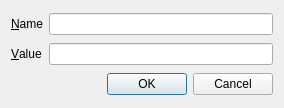
<?xml version="1.0" encoding="UTF-8"?>
<ui version="4.0">
 <class>DialogVar</class>
 <widget class="QDialog" name="DialogVar">
  <property name="geometry">
   <rect>
    <x>0</x>
    <y>0</y>
    <width>284</width>
    <height>108</height>
   </rect>
  </property>
  <property name="windowTitle">
   <string>Variable</string>
  </property>
  <layout class="QGridLayout" name="gridLayout">
   <item row="0" column="0">
    <widget class="QLabel" name="lName">
     <property name="text">
      <string>&amp;Name</string>
     </property>
     <property name="buddy">
      <cstring>leName</cstring>
     </property>
    </widget>
   </item>
   <item row="0" column="1">
    <widget class="QLineEdit" name="leName"/>
   </item>
   <item row="1" column="0">
    <widget class="QLabel" name="lValue">
     <property name="text">
      <string>&amp;Value</string>
     </property>
     <property name="buddy">
      <cstring>leValue</cstring>
     </property>
    </widget>
   </item>
   <item row="1" column="1">
    <widget class="QLineEdit" name="leValue"/>
   </item>
   <item row="2" column="0" colspan="2">
    <widget class="QDialogButtonBox" name="buttonBox">
     <property name="standardButtons">
      <set>QDialogButtonBox::Cancel|QDialogButtonBox::Ok</set>
     </property>
    </widget>
   </item>
  </layout>
 </widget>
 <tabstops>
  <tabstop>leName</tabstop>
  <tabstop>leValue</tabstop>
  <tabstop>buttonBox</tabstop>
 </tabstops>
 <resources/>
 <connections>
  <connection>
   <sender>buttonBox</sender>
   <signal>accepted()</signal>
   <receiver>DialogVar</receiver>
   <slot>accept()</slot>
   <hints>
    <hint type="sourcelabel">
     <x>141</x>
     <y>83</y>
    </hint>
    <hint type="destinationlabel">
     <x>141</x>
     <y>53</y>
    </hint>
   </hints>
  </connection>
  <connection>
   <sender>buttonBox</sender>
   <signal>rejected()</signal>
   <receiver>DialogVar</receiver>
   <slot>reject()</slot>
   <hints>
    <hint type="sourcelabel">
     <x>141</x>
     <y>83</y>
    </hint>
    <hint type="destinationlabel">
     <x>141</x>
     <y>53</y>
    </hint>
   </hints>
  </connection>
 </connections>
</ui>
